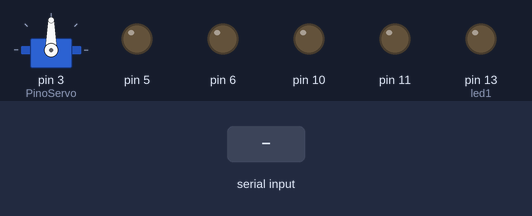
Recording of a sketch running on a simulated Arduino Uno, built with avr-gcc and run on an emulated ATmega328P. Shown: servo, output pins drawn as LEDs (lit = HIGH). The inputs (shaded band) are chosen by the test bench.

Above: at 1.2 s.
1.3 s: "L" received over the second serial link
At 1.6 s:
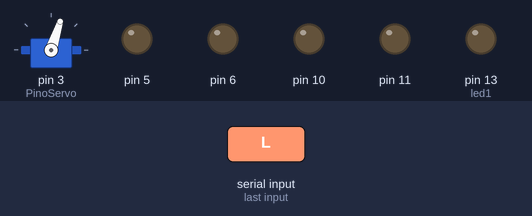
2.8 s: "R" received over the second serial link
At 3.9 s:
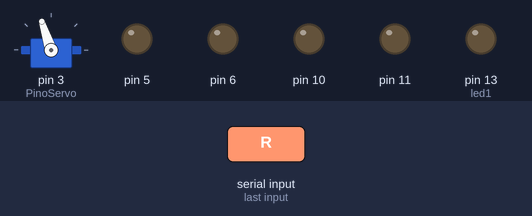
4.3 s: "S" received over the second serial link
At 5.1 s:
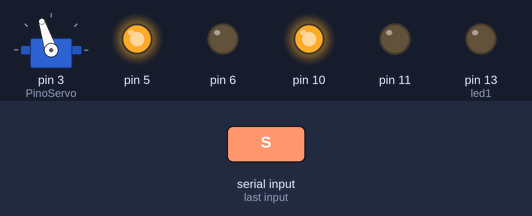
5.8 s: "A" received over the second serial link
At 6.2 s:
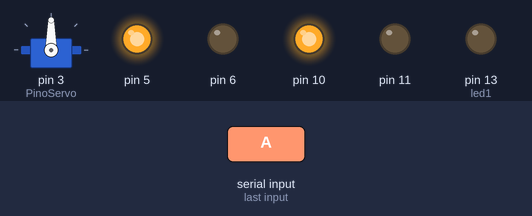
7.3 s: "Z" received over the second serial link
At 8.5 s:
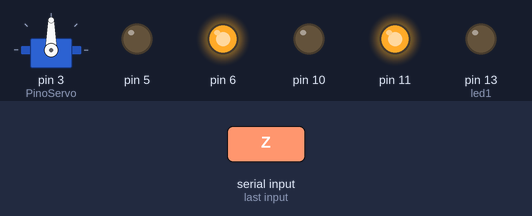
8.8 s: "F" received over the second serial link
At 9.7 s:
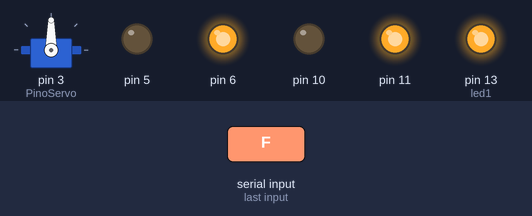
Timing chart, 0 to 11.3 s (numbered marks = the images above; inputs shaded):
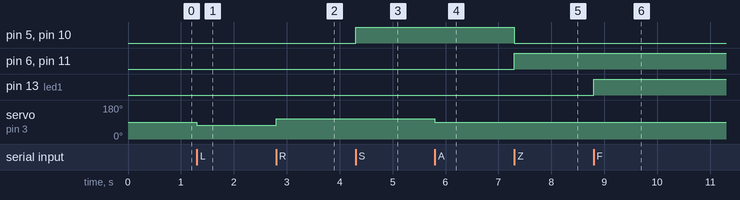

The sketch:

ProjetoCarrinho.ino
```cpp
#include <SoftwareSerial.h> //Biblioteca para conectar com o bluetooth (já vem instalado), não precisa baixar
#include <Servo.h>//Inclusão da biblioteca Servo

SoftwareSerial serialdobluetooth(8,9); // Portas para o serial do bluetooth (RX, TX)
Servo servomotor;//Criando objeto do tipo Servo
int pos = 90;//Variável que armazena a posição do servo

#define led1 13 // Pinos digitais dos leds
#define IN1 5 // Pino do L298
#define IN2 6 // Pino do L298
#define IN3 10 // Pino do L298
#define IN4 11 // Pino do L298
#define PinoServo 3 // Pino do servo motor

int valordobluetooth; // Variável que vai ler o valor enviado pelo bluetooth

class DCMotor {
  int spd = 255;
  int pin1, pin2;

  public:

    void Pinout(int in1, int in2){ // Pinout é o método para a declaração dos pinos que vão controlar o objeto motor
        pin1 = in1;
        pin2 = in2;
        pinMode(pin1, OUTPUT);
        pinMode(pin2, OUTPUT);
      }
    void Speed(int speed){ // Speed é o método que irá ser responsável por salvar a velocidade de atuação do motor
        spd = speed;
      }
    void Forward(){ // Forward é o método para fazer o motor girar para frente
        analogWrite(pin1, spd);
        digitalWrite(pin2, LOW);
      }
    void Backward(){ // Backward é o método para fazer o motor girar para trás
        digitalWrite(pin1, LOW);
        analogWrite(pin2, spd);
      }
    void Stop(){ // Stop é o metodo para fazer o motor ficar parado.
        digitalWrite(pin1, LOW);
        digitalWrite(pin2, LOW);
      }
   };


DCMotor Motor1, Motor2; // Criação de dois objetos motores, já que usaremos dois motores, e eles já estão prontos para receber os comandos já configurados acima.

void setup()

{
  serialdobluetooth.begin(9600); //Início da serial do bluetooth
  pinMode(led1, OUTPUT); //Ligando a saída dos leds
  servomotor.attach(PinoServo);//Atribui o pino digital 3 ao objeto servomotor
  digitalWrite(led1,LOW); //Garantir que os LEDs estejam desligados antes do comando
  Motor1.Pinout(IN1,IN2); // Seleção dos pinos que cada motor usará, como descrito na classe.
  Motor2.Pinout(IN3,IN4);
}

void loop() {

  if (serialdobluetooth.available()) //Se o bluetooth estiver funcionando, vai ser lido o "valor", para reproduzir o comando
    {
      valordobluetooth = serialdobluetooth.read();
    }

  //*****Funções de direção utilizando o servo motor*****
  if (valordobluetooth == 'A') //Retorna o servo motor para o angulo reto (BOTAO BAIXO)
    {
      servomotor.write(90);
    }

  if (valordobluetooth == 'D')//Pisca o led builtin (BOTAO CIMA)
    {
      servomotor.write(90);
    }

  if (valordobluetooth == 'L') //Move o servo para o lado esquerdo (BOTAO LADO ESQUERDO)
    {

      servomotor.write(72);

    }

  if (valordobluetooth == 'R') //Move o servo para o lado direito (BOTAO LADO DIREITO)
    {

      servomotor.write(108);

    }

  //*****Funções dos Motores de Velocidade*****

  if (valordobluetooth == 'B')//Função que freia os motores (BOTAO QUADRADO)
    {
      Motor1.Stop();
      Motor2.Stop();
    }

  if (valordobluetooth == 'S') //Função que anda pra frente com velocidade máxima (BOTAO X)
    {
      Motor1.Speed(255); // A velocidade do motor pode variar de 0 a 255, onde 255 é a velocidade máxima.
      Motor2.Speed(255);
      Motor1.Forward();
      Motor2.Forward();
    }

  if (valordobluetooth == 'Z') //Função para dar ré (BOTAO BOLA)
    {
      Motor1.Speed(255);
      Motor2.Speed(255);
      Motor1.Backward();
      Motor2.Backward();
    }
  if (valordobluetooth == 'F') //Função para andar devagar (BOTAO TRIANGULO)
    {
       digitalWrite (led1,HIGH);
      delay(10000);
      digitalWrite (led1,LOW);

    }


}
```

Measured:
- after the input at 1.3 s, servo on pin 3 (PinoServo): 90° → 72° at once
- after the input at 2.8 s, servo on pin 3 (PinoServo): 72° → 108° at once
- after the input at 4.3 s, pin 5, pin 10: LOW → HIGH at once
- after the input at 5.8 s, servo on pin 3 (PinoServo): 108° → 90° at once
- after the input at 7.3 s, pin 5, pin 10: HIGH → LOW at once; pin 6, pin 11: LOW → HIGH at once
- after the input at 8.8 s, pin 13 (led1): LOW → HIGH at once
